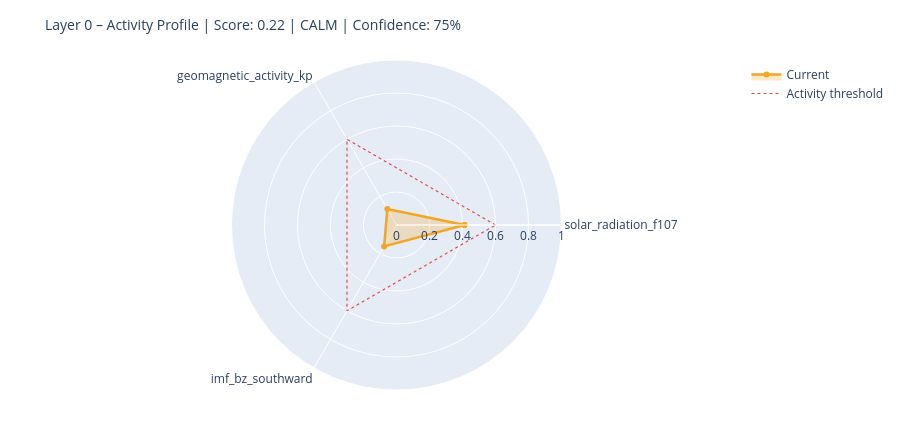

Write notebook code for a chart like this one.
### Markdown cell above
---
## 6. State Assessment & Handoff to Layer 1

### Code cell
# ============================================================
# STEP 1 – Collect raw values with source modes
# Mode: 'primary' | 'fallback_3h' | 'last_valid' | 'missing'
# ============================================================

def safe_last(df, col):
    if df is None or col not in df.columns: return None
    s = df[col].dropna()
    return float(s.iloc[-1]) if not s.empty else None

f107_now = safe_last(df_f107, 'f10.7')
bz_now   = safe_last(df_mag,  'bz_gsm')
kp_now   = safe_last(df_kp,   'kp')
sw_now   = safe_last(df_sw,   'speed')

source_modes = {
    'F10.7':    'primary'  if f107_now is not None else 'missing',
    'Kp':       'primary'  if kp_now   is not None else 'missing',
    'IMF_Bz':   'primary'  if bz_now   is not None else 'missing',
    'SW_speed': 'primary'  if sw_now   is not None else 'missing',
}

# Kp Fallback – 3h endpoint
if kp_now is None:
    try:
        r = requests.get(
            'https://services.swpc.noaa.gov/json/noaa-planetary-k-index.json',
            timeout=10)
        r.raise_for_status()
        fb = pd.DataFrame(r.json())
        tc = next((c for c in fb.columns if 'time' in c.lower()), fb.columns[0])
        kc = next((c for c in fb.columns if 'kp' in c.lower() and c != tc), None)
        if kc:
            fb[kc] = fb[kc].astype(str).str.extract(r'([0-9]+(?:\.[0-9]*)?)')[0]
            fb[kc] = pd.to_numeric(fb[kc], errors='coerce')
            fb = fb[fb[kc] >= 0].dropna(subset=[kc])
            if not fb.empty:
                kp_now = float(fb[kc].iloc[-1])
                source_modes['Kp'] = 'fallback_3h'
                print(f'  Kp fallback (3h): {kp_now:.1f}')
    except Exception as e:
        print(f'  Kp fallback failed: {e}')

# Solar Wind Fallback – last valid value
if sw_now is None and df_sw is not None and 'speed' in df_sw.columns:
    s = df_sw['speed'].dropna()
    if not s.empty:
        sw_now = float(s.iloc[-1])
        source_modes['SW_speed'] = 'last_valid'
        print(f'  SW fallback (last_valid): {sw_now:.0f} km/s')

print()
print('Source modes:', source_modes)

# ============================================================
# STEP 2 – Score from available components only
# ============================================================

def norm(v, lo, hi):
    if v is None: return None
    return max(0.0, min(1.0, (v - lo) / (hi - lo)))

COMPONENTS = {
    'solar_radiation_f107':    (f107_now, norm(f107_now, 60, 250)),
    'geomagnetic_activity_kp': (kp_now,   norm(kp_now,   0,   9)),
    'imf_bz_southward':        (bz_now,   norm(-(bz_now or 0) if bz_now else None, -5, 30)
                                           if bz_now is not None else None),
    'solar_wind_speed':        (sw_now,   norm(sw_now, 300, 800)),
}

available   = {k: v[1] for k, v in COMPONENTS.items() if v[1] is not None}
unavailable = [k for k, v in COMPONENTS.items() if v[1] is None]

layer0_score = round(sum(available.values()) / len(available), 4) if available else None
confidence   = round(len(available) / len(COMPONENTS), 2)

level = ('unknown'  if layer0_score is None
         else 'calm'     if layer0_score < 0.3
         else 'moderate' if layer0_score < 0.6
         else 'active')

# ============================================================
# STEP 3 – Dominant Driver
# ============================================================

def dominant_driver(kp, f107, bz, sw):
    candidates = []
    if kp   is not None and kp   >= 4:   candidates.append(('geomagnetic',    kp / 9))
    if sw   is not None and sw   >= 500:  candidates.append(('solar_wind',     sw / 800))
    if bz   is not None and bz   <= -5:   candidates.append(('imf_southward',  abs(bz) / 30))
    if f107 is not None and f107 >= 150:  candidates.append(('solar_radiation',f107 / 250))
    return max(candidates, key=lambda x: x[1])[0] if candidates else 'none'

driver = dominant_driver(kp_now, f107_now, bz_now, sw_now)

# ============================================================
# STEP 4 – Downstream expectations
# ============================================================

def downstream_expectation(driver, score, kp, bz, f107):
    exp = {
        'magnetosphere':        'calm',
        'ionosphere':           'calm',
        'schumann_resonance':   'unchanged',
        'lithosphere_currents': 'low',
    }
    if driver == 'geomagnetic' or (kp and kp >= 5):
        exp['magnetosphere']        = 'compressed / storm'
        exp['ionosphere']           = 'elevated disturbance (TEC variability)'
        exp['schumann_resonance']   = 'elevated amplitude possible'
        exp['lithosphere_currents'] = 'elevated induction currents'
    elif driver == 'imf_southward' or (bz and bz <= -5):
        exp['magnetosphere']        = 'energy coupling active'
        exp['ionosphere']           = 'elevated electron density possible'
        exp['schumann_resonance']   = 'slight modulation possible'
    elif driver == 'solar_radiation' or (f107 and f107 >= 150):
        exp['ionosphere']           = 'elevated ionization (F-layer)'
        exp['schumann_resonance']   = 'slightly elevated background activity'
    return exp

downstream = downstream_expectation(driver, layer0_score, kp_now, bz_now, f107_now)

# ============================================================
# CONSOLE OUTPUT
# ============================================================

W = 58
print('=' * W)
print('LAYER 0 – STATE ASSESSMENT')
print('=' * W)
for name, (raw_v, score_v) in COMPONENTS.items():
    if score_v is not None:
        bar = '█' * int(score_v * 20) + '░' * (20 - int(score_v * 20))
        print(f'  {name:<35}  {bar}  {score_v:.2f}')
    else:
        print(f'  {name:<35}  {"─" * 20}  n/a')
print('-' * W)
print(f'  Score ({len(available)}/{len(COMPONENTS)} components):  {layer0_score:.3f}')
print(f'  Confidence:         {confidence:.0%}')
print(f'  Level:              {level.upper()}')
print(f'  Dominant Driver:    {driver}')

# Radar chart
cats = list(available.keys())
vals = list(available.values())
if len(cats) >= 3:
    fig = go.Figure()
    fig.add_trace(go.Scatterpolar(
        r=vals + [vals[0]], theta=cats + [cats[0]],
        fill='toself', fillcolor='rgba(242,166,35,0.25)',
        line=dict(color='#F2A623', width=2.5), name='Current'
    ))
    fig.add_trace(go.Scatterpolar(
        r=[0.6] * (len(cats) + 1), theta=cats + [cats[0]],
        line=dict(color='#E24B4A', dash='dot', width=1.2),
        mode='lines', name='Activity threshold'
    ))
    fig.update_layout(
        title=dict(text=f'Layer 0 – Activity Profile | Score: {layer0_score:.2f} | {level.upper()} | Confidence: {confidence:.0%}',
                   font=dict(size=14)),
        polar=dict(radialaxis=dict(visible=True, range=[0, 1])),
        height=430, showlegend=True,
        margin=dict(l=60, r=60, t=60, b=40)
    )
    fig.show()

### Figure 1 — Plotly figure (JSON) as saved in the notebook; plotly's stock layout.template omitted (floating-point values rounded to 4 significant figures)
{"data": [{"fill": "toself", "fillcolor": "rgba(242,166,35,0.25)", "line": {"color": "#F2A623", "width": 2.5}, "name": "Current", "r": [0.4116, 0.1111, 0.15, 0.4116], "theta": ["solar_radiation_f107", "geomagnetic_activity_kp", "imf_bz_southward", "solar_radiation_f107"], "type": "scatterpolar"}, {"line": {"color": "#E24B4A", "dash": "dot", "width": 1.2}, "mode": "lines", "name": "Activity threshold", "r": [0.6, 0.6, 0.6, 0.6], "theta": ["solar_radiation_f107", "geomagnetic_activity_kp", "imf_bz_southward", "solar_radiation_f107"], "type": "scatterpolar"}], "layout": {"height": 430, "margin": {"b": 40, "l": 60, "r": 60, "t": 60}, "polar": {"radialaxis": {"range": [0, 1], "visible": true}}, "showlegend": true, "title": {"font": {"size": 14}, "text": "Layer 0 – Activity Profile | Score: 0.22 | CALM | Confidence: 75%"}}}
